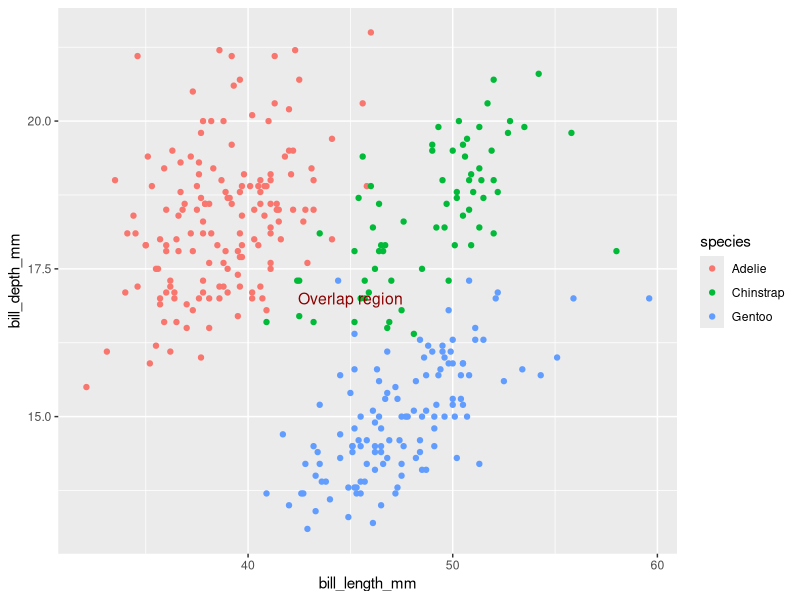
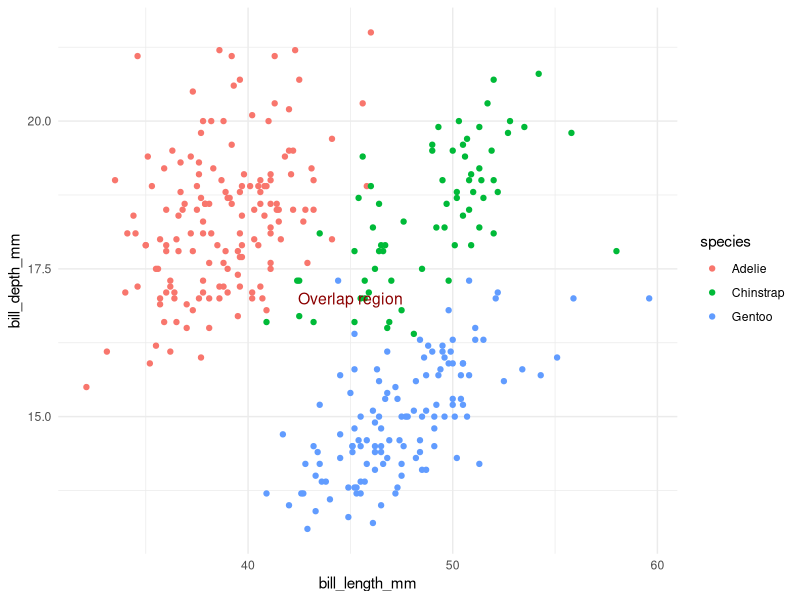

Reproduce these figures in R, in order.

            library(ggplot2)
            library(palmerpenguins)
            built_answer <- tryCatch(
                {
                    set.seed(42)
                    ggplot(penguins, aes(x = bill_length_mm, y = bill_depth_mm, colour = species)) + geom_point() + annotate("text", x = 45, y = 17, label = "Overlap region", size = 4, colour = "darkred")
                    suppressWarnings(
                        if (!file.exists("/sandbox/figures/bill-length_bill-depth_scatter_annotate_text_answer.png")) {
                            ggsave(
                                width = 3,
                                height = 3,
                                "/sandbox/figures/bill-length_bill-depth_scatter_annotate_text_answer.png"
                            )
                        }
                    )
                    suppressWarnings(
                        ggplot_build(last_plot())
                    )
                },
                error = function(e) {
                    'ERROR'
                }
            )
            built_submission <- tryCatch(
                {
                    set.seed(42)
                    library(palmerpenguins)
library(ggplot2)

ggplot(penguins, aes(x = bill_length_mm, y = bill_depth_mm, color = species)) +
  geom_point() +
  annotate("text", x = 45, y = 17, label = "Overlap region", size = 4, color = "darkred") +
  theme_minimal()
                    suppressWarnings(
                        ggsave(
                            width = 3,
                            height = 3,
                            "figures/bill-length_bill-depth_scatter_annotate_text_submission_granite.png"
                        )
                    )
                    suppressWarnings(
                        ggplot_build(last_plot())
                    )
                },
                error = function(e) {
                    'ERROR'
                }
            )
            cat(isTRUE(all.equal(built_answer, built_submission)))
        
